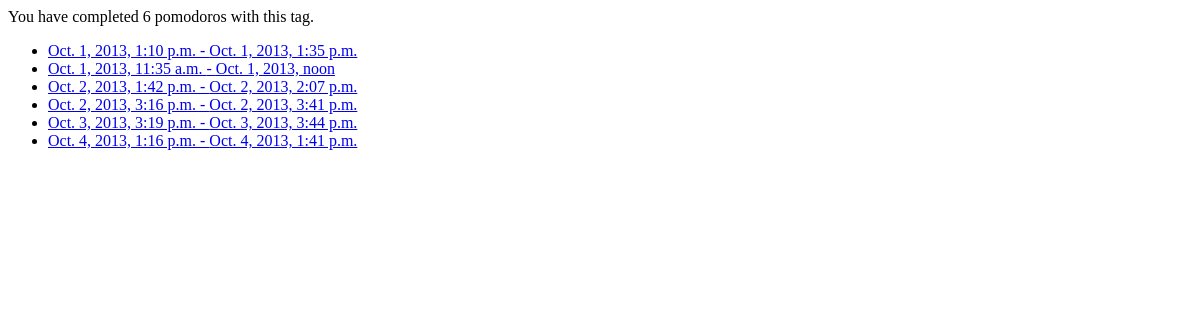
Before: /pymodoro/tag/hola/ (signed in) with the older database file.
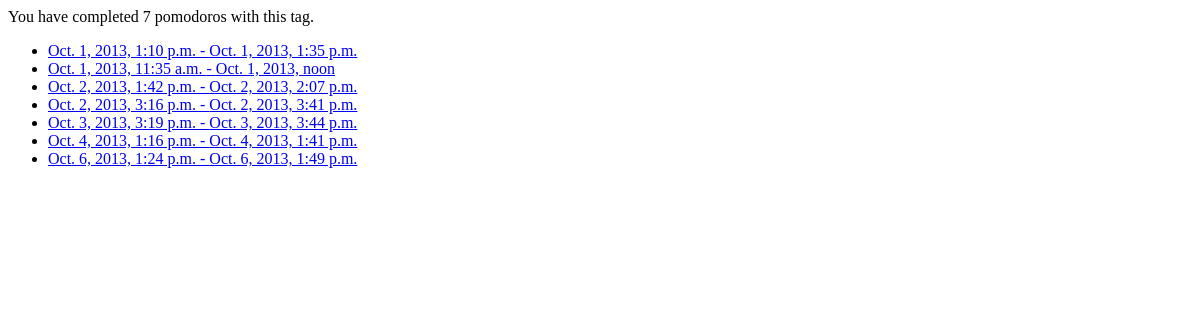
After: the same page with the newer database file.
### Pymodoro/models.py (models this page shows, shortened)
class Pomodoro(models.Model):
    user = models.ForeignKey(User)
    tag = models.CharField(max_length=200)
    end_time = models.DateTimeField("end time")
    def init_time(self):
        return self.end_time - datetime.timedelta(minutes=25)
    def is_from_today(self):
        return self.end_time.date() == datetime.date.today()
    is_from_today.admin_order_field = 'end_time'
    is_from_today.boolean = True
    is_from_today.short_description = 'is from today?'

### Pymodoro/views.py (the view)
# urls.py: url(r'^tag/(?P<tag>[a-z]+)/$', views.tag, name='tag'),
def tag(request, tag):
    pomodoro_list = get_list_or_404(Pomodoro, user=request.user, tag=tag)
    return render(request, 'Pymodoro/tag.html', {'pomodoro_list': pomodoro_list})

### Pymodoro/templates/Pymodoro/tag.html (shortened to what this page needs)
{% if pomodoro_list %}
    <p>
        You have completed {{ pomodoro_list|length }} pomodoro{{ pomodoro_list|length|pluralize }} with this tag.
    </p>
    <ul>
    {% for pomodoro in pomodoro_list %}
        <li><a href="{% url 'Pymodoro:detail' pomodoro.id %}">{{ pomodoro.init_time }} - {{ pomodoro.end_time }}</a></li>
    {% endfor %}
    </ul>
{% endif %}

Changed rows visible on the page:
added Pomodoro: init_time "Oct. 6, 2013, 1:24 p.m.", end_time "Oct. 6, 2013, 1:49 p.m."
Other visible differences:
{{ pomodoro_list|length }}: "6" → "7"
